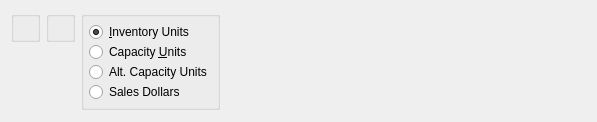
<?xml version="1.0" encoding="UTF-8"?>
<ui version="4.0">
 <comment>This file is part of the xTuple ERP: PostBooks Edition, a free and
open source Enterprise Resource Planning software suite,
Copyright (c) 1999-2010 by OpenMFG LLC, d/b/a xTuple.
It is licensed to you under the Common Public Attribution License
version 1.0, the full text of which (including xTuple-specific Exhibits)
is available at www.xtuple.com/CPAL.  By using this software, you agree
to be bound by its terms.</comment>
 <class>dspTimePhasedBookingsByProductCategory</class>
 <widget class="QWidget" name="dspTimePhasedBookingsByProductCategory">
  <property name="enabled">
   <bool>true</bool>
  </property>
  <property name="geometry">
   <rect>
    <x>0</x>
    <y>0</y>
    <width>597</width>
    <height>122</height>
   </rect>
  </property>
  <property name="windowTitle">
   <string>Time-Phased Bookings by Product Category</string>
  </property>
  <layout class="QHBoxLayout" name="horizontalLayout">
   <item>
    <layout class="QVBoxLayout" name="verticalLayout">
     <property name="spacing">
      <number>0</number>
     </property>
     <item>
      <widget class="WarehouseGroup" name="_warehouse">
       <property name="title">
        <string/>
       </property>
       <property name="fixedSize">
        <bool>false</bool>
       </property>
      </widget>
     </item>
     <item>
      <spacer name="verticalSpacer">
       <property name="orientation">
        <enum>Qt::Vertical</enum>
       </property>
       <property name="sizeHint" stdset="0">
        <size>
         <width>20</width>
         <height>0</height>
        </size>
       </property>
      </spacer>
     </item>
    </layout>
   </item>
   <item>
    <layout class="QVBoxLayout" name="verticalLayout_2">
     <property name="spacing">
      <number>0</number>
     </property>
     <item>
      <widget class="ParameterGroup" name="_productCategory">
       <property name="title">
        <string/>
       </property>
       <property name="fixedSize">
        <bool>false</bool>
       </property>
      </widget>
     </item>
     <item>
      <spacer name="verticalSpacer_2">
       <property name="orientation">
        <enum>Qt::Vertical</enum>
       </property>
       <property name="sizeHint" stdset="0">
        <size>
         <width>20</width>
         <height>0</height>
        </size>
       </property>
      </spacer>
     </item>
    </layout>
   </item>
   <item>
    <layout class="QVBoxLayout" name="verticalLayout_3">
     <property name="spacing">
      <number>0</number>
     </property>
     <item>
      <widget class="QGroupBox" name="_displayUnitsGroup">
       <property name="title">
        <string/>
       </property>
       <layout class="QVBoxLayout">
        <property name="spacing">
         <number>0</number>
        </property>
        <property name="margin">
         <number>5</number>
        </property>
        <item>
         <widget class="QRadioButton" name="_inventoryUnits">
          <property name="enabled">
           <bool>true</bool>
          </property>
          <property name="sizePolicy">
           <sizepolicy hsizetype="Minimum" vsizetype="Fixed">
            <horstretch>0</horstretch>
            <verstretch>0</verstretch>
           </sizepolicy>
          </property>
          <property name="minimumSize">
           <size>
            <width>0</width>
            <height>0</height>
           </size>
          </property>
          <property name="text">
           <string>&amp;Inventory Units</string>
          </property>
          <property name="checked">
           <bool>true</bool>
          </property>
         </widget>
        </item>
        <item>
         <widget class="QRadioButton" name="_capacityUnits">
          <property name="text">
           <string>Capacity &amp;Units</string>
          </property>
         </widget>
        </item>
        <item>
         <widget class="QRadioButton" name="_altCapacityUnits">
          <property name="text">
           <string>Alt. Capacity Units</string>
          </property>
         </widget>
        </item>
        <item>
         <widget class="QRadioButton" name="_salesDollars">
          <property name="text">
           <string>Sales Dollars</string>
          </property>
         </widget>
        </item>
       </layout>
      </widget>
     </item>
     <item>
      <spacer name="verticalSpacer_3">
       <property name="orientation">
        <enum>Qt::Vertical</enum>
       </property>
       <property name="sizeHint" stdset="0">
        <size>
         <width>20</width>
         <height>0</height>
        </size>
       </property>
      </spacer>
     </item>
    </layout>
   </item>
   <item>
    <spacer name="horizontalSpacer">
     <property name="orientation">
      <enum>Qt::Horizontal</enum>
     </property>
     <property name="sizeHint" stdset="0">
      <size>
       <width>0</width>
       <height>20</height>
      </size>
     </property>
    </spacer>
   </item>
  </layout>
 </widget>
 <layoutdefault spacing="6" margin="11"/>
 <pixmapfunction>qPixmapFromMimeSource</pixmapfunction>
 <customwidgets>
  <customwidget>
   <class>ParameterGroup</class>
   <extends>QGroupBox</extends>
   <header>parametergroup.h</header>
  </customwidget>
  <customwidget>
   <class>WarehouseGroup</class>
   <extends>QGroupBox</extends>
   <header>warehousegroup.h</header>
  </customwidget>
 </customwidgets>
 <tabstops>
  <tabstop>_warehouse</tabstop>
  <tabstop>_productCategory</tabstop>
  <tabstop>_inventoryUnits</tabstop>
 </tabstops>
 <resources/>
 <connections/>
</ui>
